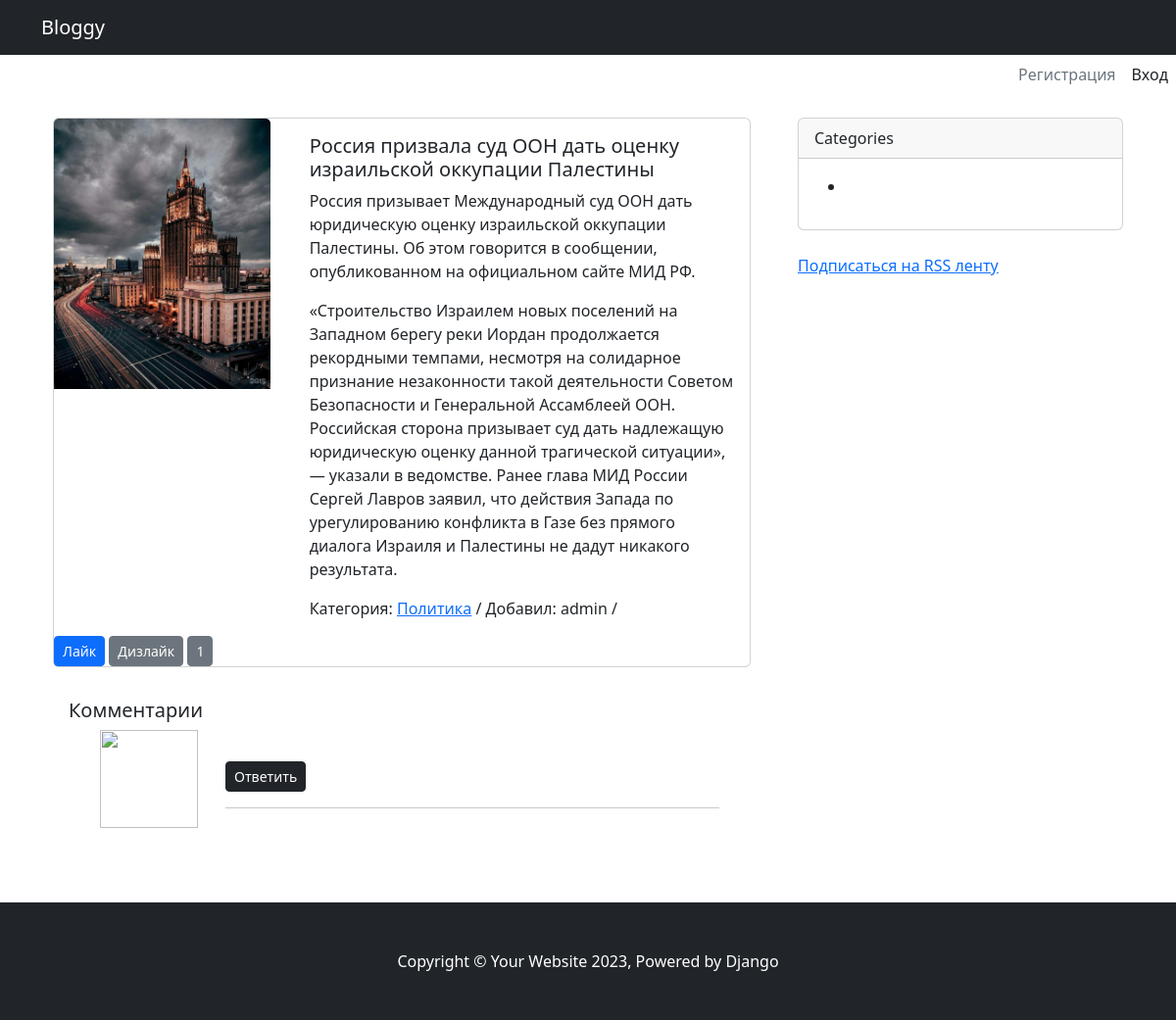
The page /post/rossiya-prizvala-sud-oon-dat-otsenku-izrailskoj-okkupatsii-palestinyi-db9f994d/ on the database its author committed.
### apps/blog/models.py (models this page shows, shortened)
class Post(models.Model):
    STATUS_OPTIONS = (
        ('published', 'Опубликовано'),
        ('draft', 'Черновик')
    )
    title = models.CharField(verbose_name='Название записи', max_length=255)
    slug = models.SlugField(verbose_name='URL', max_length=255, blank=True)
    description = RichTextField(verbose_name='Краткое описание', max_length=500)
    text = RichTextField(verbose_name='Полный текст записи')
    category = TreeForeignKey('Category', on_delete=models.PROTECT, related_name='posts', verbose_name='Категория')
    thumbnail = models.ImageField(
        verbose_name='Изображение записи',
        blank=True,
        upload_to='images/thumbnails/%Y/%m/%d/',
        validators=[FileExtensionValidator(allowed_extensions=('png', 'jpg', 'webp', 'jpeg', 'gif'))]
    )
    upload_to = 'images/thumbnails/%Y/%m/%d/',
    status = models.CharField(choices=STATUS_OPTIONS, default='published', verbose_name='Статус записи', max_length=10)
    create = models.DateTimeField(verbose_name='Время добавления', default=timezone.now)
    author = models.ForeignKey(to=User, verbose_name='Автор', on_delete=models.SET_DEFAULT, related_name='author_posts',
                               default=1)
    updater = models.ForeignKey(to=User, verbose_name='Обновил', on_delete=models.SET_NULL, null=True,
                                related_name='updater_posts', blank=True)
    fixed = models.BooleanField(verbose_name='Прикреплено', default=False)
    objects = models.Manager()
    custom = PostManager()
    tags = TaggableManager()
    class Meta:
        db_table = 'blog_post'
        ordering = ['-fixed', '-create']
        indexes = [models.Index(fields=['-fixed', '-create', 'status'])]
        verbose_name = 'Статья'
        verbose_name_plural = 'Статьи'
    def get_sum_rating(self):
        return sum([rating.value for rating in self.ratings.all()])

class Category(MPTTModel):
    title = models.CharField(max_length=255, verbose_name='Название категории')
    slug = models.SlugField(max_length=255, verbose_name='URL категории', blank=True)
    description = models.TextField(verbose_name='Описание категории', max_length=300)
    parent = TreeForeignKey(
        'self',
        on_delete=models.CASCADE,
        null=True,
        blank=True,
        db_index=True,
        related_name='children',
        verbose_name='Родительская категория'
    )
    class MPTTMeta:
        order_insertion_by = ('title',)
    class Meta:
        verbose_name = 'Категория'
        verbose_name_plural = 'Категории'
        db_table = 'app_categories'

class Rating(models.Model):
    post = models.ForeignKey(to=Post, verbose_name='Запись', on_delete=models.CASCADE, related_name='ratings')
    user = models.ForeignKey(to=User, verbose_name='Пользователь', on_delete=models.CASCADE, blank=True, null=True)
    value = models.IntegerField(verbose_name='Значение', choices=[(1, 'Нравится'), (-1, 'Не нравится')])
    time_create = models.DateTimeField(verbose_name='Время добавления', auto_now_add=True)
    ip_address = models.GenericIPAddressField(verbose_name='IP Адрес')
    class Meta:
        unique_together = ('post', 'ip_address')
        ordering = ('-time_create',)
        indexes = [models.Index(fields=['-time_create', 'value'])]
        verbose_name = 'Рейтинг'
        verbose_name_plural = 'Рейтинги'

### apps/blog/views.py (the view)
# urls.py: path('post/<str:slug>/', PostDetailView.as_view(), name='post_detail'),
class PostDetailView(DetailView):
    model = Post
    template_name = 'blog/post_detail.html'
    context_object_name = 'post'
    def get_context_data(self, **kwargs):
        context = super().get_context_data(**kwargs)
        context['title'] = self.object.title
        context['form'] = CommentCreateForm
        return context

### templates/blog/post_detail.html (shortened to what this page needs)
{% extends 'main.html' %}
{% load mptt_tags %}
{% load static %}
{% block content %}
<div class="card mb-3">
	<div class="row">
		<div class="col-4">
			<img src="{{ post.thumbnail.url }}" class="card-img-top" alt="{{ post.title }}" />
		</div>
		<div class="col-8">
			<div class="card-body">
				<h5>{{ post.title }}</h5>
                <p class="card-text">{{ post.description|safe }}</p>
				<p class="card-text">{{ post.text|safe }}</p>
				Категория: <a href="{% url 'post_by_category' post.category.slug %}">{{ post.category.title }}</a> / Добавил: {{ post.author.username }} / <small>{{ post.time_create }}</small>
			</div>
		</div>
	</div>
                <div class="rating-buttons">
                    <button class="btn btn-sm btn-primary" data-post="{{ post.id }}" data-value="1">Лайк</button>
                    <button class="btn btn-sm btn-secondary" data-post="{{ post.id }}" data-value="-1">Дизлайк
                    </button>
                    <button class="btn btn-sm btn-secondary rating-sum">{{ post.get_sum_rating }}</button>
                </div>
</div>
<div class="card border-0">
	<div class="card-body">
		<h5 class="card-title">
			Комментарии
		</h5>
		{% include 'blog/comments/comments_list.html' %}
	</div>
</div>
{% endblock %}

### rows shown on the page
Post: thumbnail (picture), title "Россия призвала суд ООН дать оценку израильской оккупации Палестины", description "Россия призывает Международный суд ООН дать юридическую оценку израильской оккупации Палестины. Об этом говорится в сообщении, опубликованном на официальном сайте МИД РФ.", text "«Строительство Израилем новых поселений на Западном берегу реки Иордан продолжается рекордными темпами, несмотря на солидарное признание незаконности такой деятельности Советом Безопасности и Генеральной Ассамблеей ООН. Российская сторона призывает суд дать надлежащую юридическую оценку данной трагической ситуации», — указали в ведомстве. Ранее глава МИД России Сергей Лавров заявил, что действия Запада по урегулированию конфликта в Газе без прямого диалога Израиля и Палестины не дадут никакого результата.", category "Политика", author.username "admin", get_sum_rating "1"
